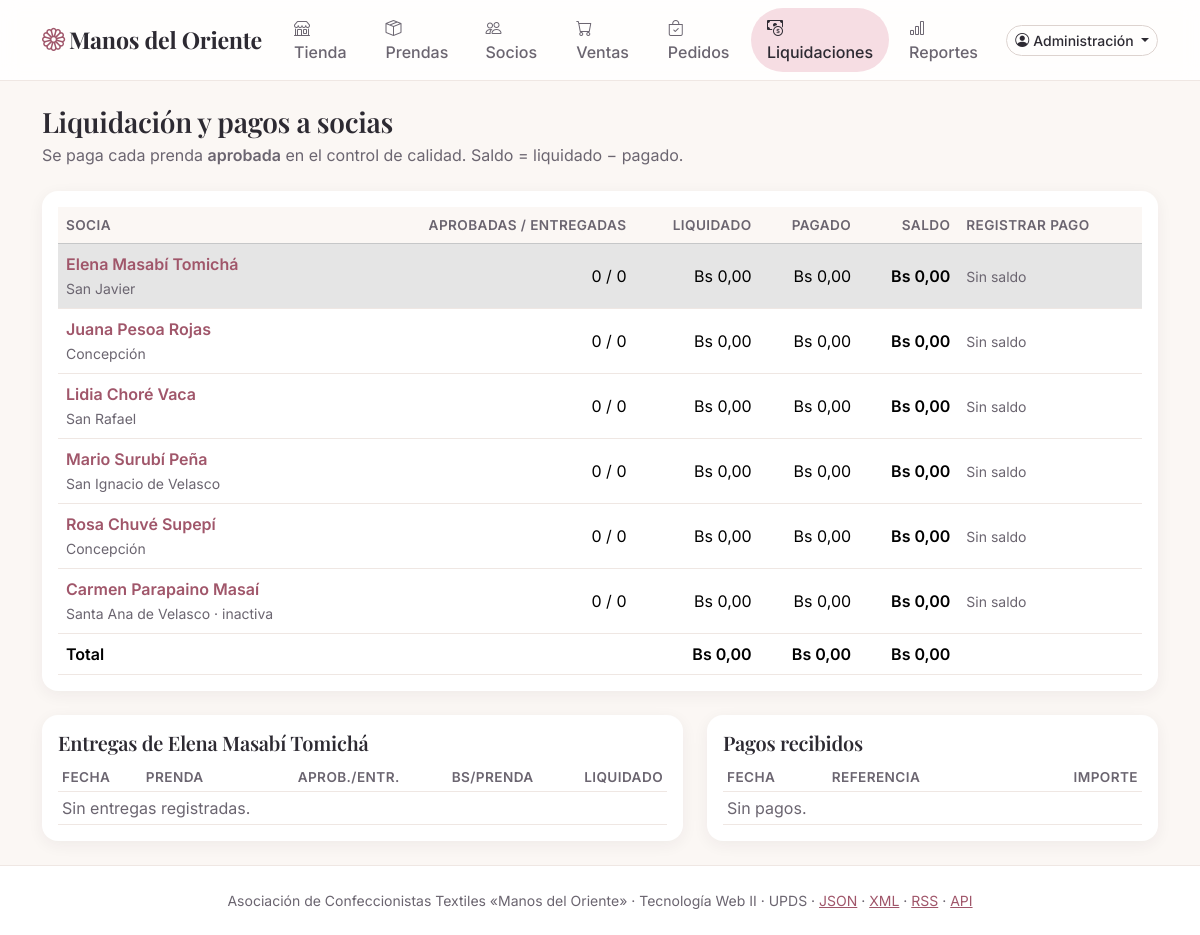
The app's page /liquidaciones.php?socio=2 (signed in) with its own data.
### tables this page shows
CREATE TABLE socios (
    id             INT UNSIGNED  NOT NULL AUTO_INCREMENT,
    ci             VARCHAR(13)   NOT NULL COMMENT 'Cédula de identidad, con complemento opcional (1234567-1A)',
    nombre         VARCHAR(80)   NOT NULL,
    telefono       CHAR(8)       NOT NULL COMMENT 'Celular boliviano: 8 dígitos, empieza en 6 o 7',
    comunidad      VARCHAR(60)   NOT NULL,
    especialidad   ENUM('Costura', 'Bordado', 'Tejido', 'Estampado') NOT NULL,
    fecha_ingreso  DATE          NOT NULL,
    activo         TINYINT(1)    NOT NULL DEFAULT 1,
    creado_en      TIMESTAMP     NOT NULL DEFAULT CURRENT_TIMESTAMP,
    actualizado_en TIMESTAMP     NOT NULL DEFAULT CURRENT_TIMESTAMP ON UPDATE CURRENT_TIMESTAMP,
    PRIMARY KEY (id),
    UNIQUE KEY uq_socios_ci (ci),
    KEY ix_socios_nombre (nombre),
    CONSTRAINT ck_socios_telefono CHECK (telefono REGEXP '^[67][0-9]{7}$')
);

### src/funciones.php (called while the page is built, shortened)
<?php
function e(string $texto): string
{
    return htmlspecialchars($texto, ENT_QUOTES | ENT_SUBSTITUTE, 'UTF-8');
}
function bs(float $monto, string $moneda = 'Bs', int $decimales = 2): string
{
    return $moneda . ' ' . number_format($monto, $decimales, ',', '.');
}
function texto(array $origen, string $clave, string $porDefecto = ''): string
{
    $valor = $origen[$clave] ?? $porDefecto;
    return is_string($valor) ? trim($valor) : $porDefecto;
}

### src/Seguridad.php (called while the page is built, shortened)
<?php
final readonly class UsuarioSesion
{
    public function puede(string $permiso): bool
    {
        return in_array($this->rol, PERMISOS[$permiso] ?? [], true);
    }
    public static function desdeFila(array $fila): self
    {
        return new self((int) $fila['id'], (string) $fila['correo'], (string) $fila['nombre'], (string) $fila['rol'],
            $fila['socio_id'] === null ? null : (int) $fila['socio_id']);
    }
}
function es_https(): bool
{
    return (!empty($_SERVER['HTTPS']) && $_SERVER['HTTPS'] !== 'off')
        || strtolower((string) ($_SERVER['HTTP_X_FORWARDED_PROTO'] ?? '')) === 'https';
}
function iniciar_sesion(): void
{
    if (session_status() === PHP_SESSION_ACTIVE || PHP_SAPI === 'cli') {
        return;
    }
    $ahora = time();
}
function usuario_actual(): ?UsuarioSesion
{
    $u = $_SESSION['usuario'] ?? null;
    return is_array($u) ? UsuarioSesion::desdeFila($u) : null;
}
function exigir_usuario(string $permiso = ''): UsuarioSesion
{
    $u = usuario_actual();
    return $u;
}

### src/Liquidaciones.php (called while the page is built, shortened)
<?php
function liquidaciones(PDO $pdo, ?int $socioId = null): array
{
    $sql = 'SELECT s.id, s.nombre, s.comunidad, s.activo,
            COALESCE((SELECT SUM(a.entregadas) FROM acopios a WHERE a.socio_id = s.id), 0) AS entregadas,
            COALESCE((SELECT SUM(a.aprobadas) FROM acopios a WHERE a.socio_id = s.id), 0) AS aprobadas,
            COALESCE((SELECT SUM(a.aprobadas * a.precio_unitario) FROM acopios a WHERE a.socio_id = s.id), 0) AS liquidado,
            COALESCE((SELECT SUM(p.importe) FROM pagos_socios p WHERE p.socio_id = s.id), 0) AS pagado
        FROM socios s' . ($socioId === null ? '' : ' WHERE s.id = :socio') . ' ORDER BY s.activo DESC, s.nombre';
    $consulta = $pdo->prepare($sql);
    $consulta->execute($socioId === null ? [] : ['socio' => $socioId]);
    return array_map(static function (array $f): array {
        $f['saldo'] = number_format(((int) round((float) $f['liquidado'] * 100) - (int) round((float) $f['pagado'] * 100)) / 100, 2, '.', '');
        return $f;
    }, $consulta->fetchAll());
}
function detalle_liquidacion(PDO $pdo, int $socioId): array
{
    $acopios = $pdo->prepare('SELECT a.fecha, p.codigo, p.nombre AS prenda, a.entregadas, a.aprobadas, a.precio_unitario,
            a.aprobadas * a.precio_unitario AS liquidado, a.observacion
        FROM acopios a JOIN productos p ON p.id = a.producto_id WHERE a.socio_id = :socio ORDER BY a.fecha DESC, a.id DESC');
    $acopios->execute(['socio' => $socioId]);
    $pagos = $pdo->prepare('SELECT fecha, importe, referencia FROM pagos_socios WHERE socio_id = :socio ORDER BY fecha DESC, id DESC');
    $pagos->execute(['socio' => $socioId]);
    return ['acopios' => $acopios->fetchAll(), 'pagos' => $pagos->fetchAll()];
}

### public/liquidaciones.php (the view, shortened to what this page needs)
<?php
require __DIR__ . '/../src/arranque.php';
$u = exigir_usuario('liquidaciones.ver');
$pdo = Conexion::obtener();
$soloSuya = $u->rol === 'socio';
$filas = liquidaciones($pdo, $soloSuya ? $u->socioId : null);
$elegida = $soloSuya ? $u->socioId : (filter_var(texto($_GET, 'socio'), FILTER_VALIDATE_INT) ?: null);
$detalle = $elegida === null ? null : detalle_liquidacion($pdo, $elegida);
$filaElegida = current(array_filter($filas, fn(array $f): bool => (int) $f['id'] === $elegida)) ?: null;
$totales = array_reduce($filas, fn(array $t, array $f): array => [$t[0] + (float) $f['liquidado'], $t[1] + (float) $f['pagado'], $t[2] + (float) $f['saldo']], [0.0, 0.0, 0.0]);
$seccion = 'liquidaciones';
require __DIR__ . '/../plantillas/cabecera.php';
?>
<div class="mb-4">
  <h1 class="h3 mb-1"><?= $soloSuya ? 'Mi liquidación' : 'Liquidación y pagos a socias' ?></h1>
  <p class="text-secondary mb-0">Se paga cada prenda <strong>aprobada</strong> en el control de calidad. Saldo = liquidado − pagado.</p>
</div>
<div class="card shadow-sm border-0 mb-4"><div class="card-body">
  <div class="table-responsive"><table class="table align-middle mb-0" id="tabla-liquidaciones">
    <thead class="table-light"><tr><th scope="col">Socia</th><th scope="col" class="text-end">Aprobadas / entregadas</th><th scope="col" class="text-end">Liquidado</th><th scope="col" class="text-end">Pagado</th><th scope="col" class="text-end">Saldo</th><?php if ($u->puede('liquidaciones.pagar')): ?><th scope="col">Registrar pago</th><?php endif; ?></tr></thead>
    <tbody>
    <?php foreach ($filas as $f): ?>
      <tr<?= (int) $f['id'] === $elegida ? ' class="table-active"' : '' ?>>
        <td><?php if (!$soloSuya): ?><a href="/liquidaciones.php?socio=<?= (int) $f['id'] ?>" class="fw-semibold text-decoration-none"><?= e($f['nombre']) ?></a><?php else: ?><span class="fw-semibold"><?= e($f['nombre']) ?></span><?php endif; ?>
          <br><span class="small text-secondary"><?= e($f['comunidad']) ?><?= $f['activo'] ? '' : ' · inactiva' ?></span></td>
        <td class="text-end"><?= (int) $f['aprobadas'] ?> / <?= (int) $f['entregadas'] ?></td>
        <td class="text-end text-nowrap"><?= bs((float) $f['liquidado']) ?></td>
        <td class="text-end text-nowrap"><?= bs((float) $f['pagado']) ?></td>
        <td class="text-end text-nowrap fw-bold"><?= bs((float) $f['saldo']) ?></td>
        <?php if ($u->puede('liquidaciones.pagar')): ?>
          <td><?php if ((float) $f['saldo'] > 0): ?>
            <form method="post" action="/liquidaciones.php" class="d-flex gap-1" novalidate>
              <?= csrf_campo() ?><input type="hidden" name="socio_id" value="<?= (int) $f['id'] ?>">
              <label class="visually-hidden" for="importe-<?= (int) $f['id'] ?>">Importe para <?= e($f['nombre']) ?></label>
              <input class="form-control form-control-sm" id="importe-<?= (int) $f['id'] ?>" name="importe" inputmode="decimal" placeholder="Importe" required style="max-width: 7rem">
              <label class="visually-hidden" for="ref-<?= (int) $f['id'] ?>">Referencia</label>
              <input class="form-control form-control-sm" id="ref-<?= (int) $f['id'] ?>" name="referencia" maxlength="60" placeholder="N.º transf." required style="max-width: 8rem">
              <button class="btn btn-sm btn-marca" type="submit">Pagar</button>
            </form>
          <?php else: ?><span class="small text-secondary">Sin saldo</span><?php endif; ?></td>
        <?php endif; ?>
      </tr>
    <?php endforeach; ?>
    </tbody>
    <?php if (!$soloSuya): ?>
    <tfoot><tr class="fw-bold"><td>Total</td><td></td><td class="text-end text-nowrap"><?= bs($totales[0]) ?></td><td class="text-end text-nowrap"><?= bs($totales[1]) ?></td><td class="text-end text-nowrap" id="saldo-total"><?= bs($totales[2]) ?></td><?php if ($u->puede('liquidaciones.pagar')): ?><td></td><?php endif; ?></tr></tfoot>
    <?php endif; ?>
  </table></div>
</div></div>
<?php if ($detalle !== null && $filaElegida !== null): ?>
<div class="row g-4">
  <div class="col-lg-7">
    <div class="card shadow-sm border-0 h-100"><div class="card-body">
      <h2 class="h5">Entregas de <?= e($filaElegida['nombre']) ?></h2>
      <div class="table-responsive"><table class="table table-sm align-middle mb-0">
        <thead><tr><th scope="col">Fecha</th><th scope="col">Prenda</th><th scope="col" class="text-end">Aprob./Entr.</th><th scope="col" class="text-end">Bs/prenda</th><th scope="col" class="text-end">Liquidado</th></tr></thead>
        <tbody><?php foreach ($detalle['acopios'] as $a): ?>
          <tr><td class="text-nowrap"><?= e(fecha_bo($a['fecha'], false)) ?></td><td><?= e($a['prenda']) ?><?php if ($a['observacion'] !== ''): ?><br><span class="small text-secondary">Rechazo: <?= e($a['observacion']) ?></span><?php endif; ?></td>
            <td class="text-end"><?= (int) $a['aprobadas'] ?>/<?= (int) $a['entregadas'] ?></td><td class="text-end"><?= bs((float) $a['precio_unitario']) ?></td><td class="text-end text-nowrap"><?= bs((float) $a['liquidado']) ?></td></tr>
        <?php endforeach; ?>
        <?php if ($detalle['acopios'] === []): ?><tr><td colspan="5" class="text-secondary">Sin entregas registradas.</td></tr><?php endif; ?></tbody>
      </table></div>
    </div></div>
  </div>
  <div class="col-lg-5">
    <div class="card shadow-sm border-0 h-100"><div class="card-body">
      <h2 class="h5">Pagos recibidos</h2>
      <table class="table table-sm mb-0"><thead><tr><th scope="col">Fecha</th><th scope="col">Referencia</th><th scope="col" class="text-end">Importe</th></tr></thead>
        <tbody>
        <?php if ($detalle['pagos'] === []): ?><tr><td colspan="3" class="text-secondary">Sin pagos.</td></tr><?php endif; ?></tbody></table>
    </div></div>
  </div>
</div>
<?php elseif (!$soloSuya): ?>
  <p class="text-secondary small">Elige una socia para ver sus entregas, lo rechazado en el control de calidad y sus pagos.</p>
<?php endif; ?>
<?php require __DIR__ . '/../plantillas/pie.php'; ?>

### plantillas/cabecera.php (shortened to what this page needs)
<?php
$usuarioSesion = usuario_actual();
$seccion ??= '';
$menu = ['tienda' => ['/', 'bi-shop', 'Tienda']];
$opciones = [
    'admin' => ['productos.ver', '/admin.php', 'bi-box-seam', 'Prendas'],
    'socios' => ['socios.ver', '/socios.php', 'bi-people', 'Socios'],
    'ventas' => ['ventas.registrar', '/ventas.php', 'bi-cart', 'Ventas'],
    'pedidos' => ['pedidos.gestionar', '/pedidos.php', 'bi-bag-check', 'Pedidos'],
    'liquidaciones' => ['liquidaciones.ver', '/liquidaciones.php', 'bi-cash-coin', $usuarioSesion?->rol === 'socio' ? 'Mi liquidación' : 'Liquidaciones'],
    'reportes' => ['reportes.ver', '/reportes.php', 'bi-bar-chart', 'Reportes'],
];
foreach ($opciones as $clave => [$permiso, $url, $icono, $texto]) {
    if ($usuarioSesion?->puede($permiso)) {
        $menu[$clave] = [$url, $icono, $texto];
    }
}
?>
<!DOCTYPE html>
<html lang="es">
<head>
  <link rel="stylesheet" href="/vendor/bootstrap/bootstrap.min.css">
  <link rel="stylesheet" href="/vendor/bootstrap-icons/bootstrap-icons.min.css">
  <link rel="stylesheet" href="/css/estilo.css">
</head>
<body class="d-flex flex-column min-vh-100">
<nav class="navbar navbar-expand-lg navbar-light barra-marca sticky-top" aria-label="Principal">
  <div class="container">
    <a class="navbar-brand fw-bold" href="/"><i class="bi bi-flower1 me-1"></i><?= e(NOMBRE_TIENDA) ?></a>
    <div class="collapse navbar-collapse" id="menu">
      <ul class="navbar-nav ms-auto align-items-lg-center gap-lg-1">
        <?php foreach ($menu as $clave => [$url, $icono, $texto]): ?>
          <li class="nav-item"><a class="nav-link<?= $seccion === $clave ? ' active' : '' ?>" href="<?= $url ?>"<?= $seccion === $clave ? ' aria-current="page"' : '' ?>><i class="bi <?= $icono ?> me-1"></i><?= e($texto) ?></a></li>
        <?php endforeach; ?>
        <?php if ($usuarioSesion !== null): ?>
          <li class="nav-item dropdown ms-lg-2">
            <button class="btn btn-outline-secondary btn-sm dropdown-toggle" type="button" data-bs-toggle="dropdown" aria-expanded="false" id="menu-usuario">
              <i class="bi bi-person-circle me-1"></i><?= e($usuarioSesion->nombre) ?>
            </button>
          </li>
        <?php else: ?>
          <li class="nav-item ms-lg-2"><a class="btn btn-outline-secondary btn-sm" href="/entrar.php"><i class="bi bi-person me-1"></i>Ingresar</a></li>
        <?php endif; ?>
      </ul>
    </div>
  </div>
</nav>
<main class="container py-4 flex-grow-1" id="principal">

### plantillas/pie.php (shortened to what this page needs)
</main>
<footer class="pie py-4 mt-auto">
  <div class="container text-center small"><?= e(NOMBRE_ASOCIACION) ?> · Tecnología Web II · UPDS ·
    <a href="/datos/catalogo.json">JSON</a> · <a href="/datos/catalogo.xml">XML</a> · <a href="/noticias.rss">RSS</a> · <a href="/api/v1/openapi.yaml">API</a></div>
</footer>
<div class="toast-container position-fixed top-0 end-0 p-3" id="avisos">
</div>
</body>
</html>

### public/css/estilo.css (style rules this page uses)
:root { --crema: #fbf7f4; --tinta: #2d2a32; --tinta-suave: #6b6570; --rosa: #f6dde3; --rosa-medio: #ebbcc6; --rosa-texto: #a0566a; --lavanda: #e9e3f5; --menta: #dff1e8; --durazno: #fde8db; --salvia: #4c7a69; --borde: #efe7e3; --bs-body-bg: var(--crema); --bs-body-color: var(--tinta); --bs-body-font-family: "Inter", "Segoe UI", system-ui, sans-serif; --bs-link-color-rgb: 160, 86, 106; --bs-link-hover-color-rgb: 45, 42, 50; --bs-border-color: var(--borde); --bs-border-radius: .75rem; --bs-secondary-color: var(--tinta-suave); }
h1, h2, .h1, .h2, .h3, .display-6, .navbar-brand, .modal-title { font-family: "Playfair Display", Georgia, serif; letter-spacing: -.01em; }
.text-secondary { color: var(--tinta-suave) !important; }
.barra-marca { background: rgba(255, 255, 255, .85); backdrop-filter: saturate(160%) blur(10px); border-bottom: 1px solid var(--borde); }
.barra-marca .navbar-brand { color: var(--tinta); font-size: 1.45rem; }
.barra-marca .navbar-brand i { color: var(--rosa-texto); }
.barra-marca .nav-link { color: var(--tinta-suave); font-weight: 500; border-radius: 50rem; padding-inline: 1rem !important; }
.barra-marca .nav-link.active { color: var(--tinta); background: var(--rosa); }
.pie { background: #fff; color: var(--tinta-suave); border-top: 1px solid var(--borde); }
.btn { border-radius: 50rem; font-weight: 500; }
.btn-outline-secondary { --bs-btn-color: var(--tinta); --bs-btn-border-color: #ddd3cf; --bs-btn-hover-bg: var(--crema); --bs-btn-hover-color: var(--tinta); --bs-btn-hover-border-color: #cfc3be; --bs-btn-active-bg: var(--rosa); --bs-btn-active-color: var(--tinta); }
.card { --bs-card-bg: #fff; --bs-card-border-radius: 1rem; }
.shadow-sm { box-shadow: 0 .25rem 1rem rgba(45, 42, 50, .06) !important; }
.table { --bs-table-bg: #fff; --bs-table-hover-bg: #fdf6f7; }
.table > thead th { font-weight: 600; font-size: .85rem; color: var(--tinta-suave); text-transform: uppercase; letter-spacing: .03em; }
.table-light { --bs-table-bg: var(--crema); }
.toast-container { z-index: 1090; }
#avisos { top: 4.5rem !important; }

### records on screen
socios: nombre "Elena Masabí Tomichá", comunidad "San Javier", aprobadas "0", entregadas "0", liquidado "Bs 0,00", pagado "Bs 0,00", saldo "Bs 0,00"
socios: nombre "Juana Pesoa Rojas", comunidad "Concepción", aprobadas "0", entregadas "0", liquidado "Bs 0,00", pagado "Bs 0,00", saldo "Bs 0,00"
socios: nombre "Lidia Choré Vaca", comunidad "San Rafael", aprobadas "0", entregadas "0", liquidado "Bs 0,00", pagado "Bs 0,00", saldo "Bs 0,00"
socios: nombre "Mario Surubí Peña", comunidad "San Ignacio de Velasco", aprobadas "0", entregadas "0", liquidado "Bs 0,00", pagado "Bs 0,00", saldo "Bs 0,00"
socios: nombre "Rosa Chuvé Supepí", comunidad "Concepción", aprobadas "0", entregadas "0", liquidado "Bs 0,00", pagado "Bs 0,00", saldo "Bs 0,00"
socios: nombre "Carmen Parapaino Masaí", comunidad "Santa Ana de Velasco", activo "· inactiva", aprobadas "0", entregadas "0", liquidado "Bs 0,00", pagado "Bs 0,00", saldo "Bs 0,00"

### other values on screen
NOMBRE_TIENDA "Manos del Oriente"
$texto "Tienda"
$texto "Prendas"
$texto "Socios"
$texto "Ventas"
$texto "Pedidos"
$texto "Liquidaciones"
$texto "Reportes"
$usuarioSesion->nombre "Administración"
bs($totales[0]) "Bs 0,00"
bs($totales[1]) "Bs 0,00"
bs($totales[2]) "Bs 0,00"
NOMBRE_ASOCIACION "Asociación de Confeccionistas Textiles «Manos del Oriente»"
